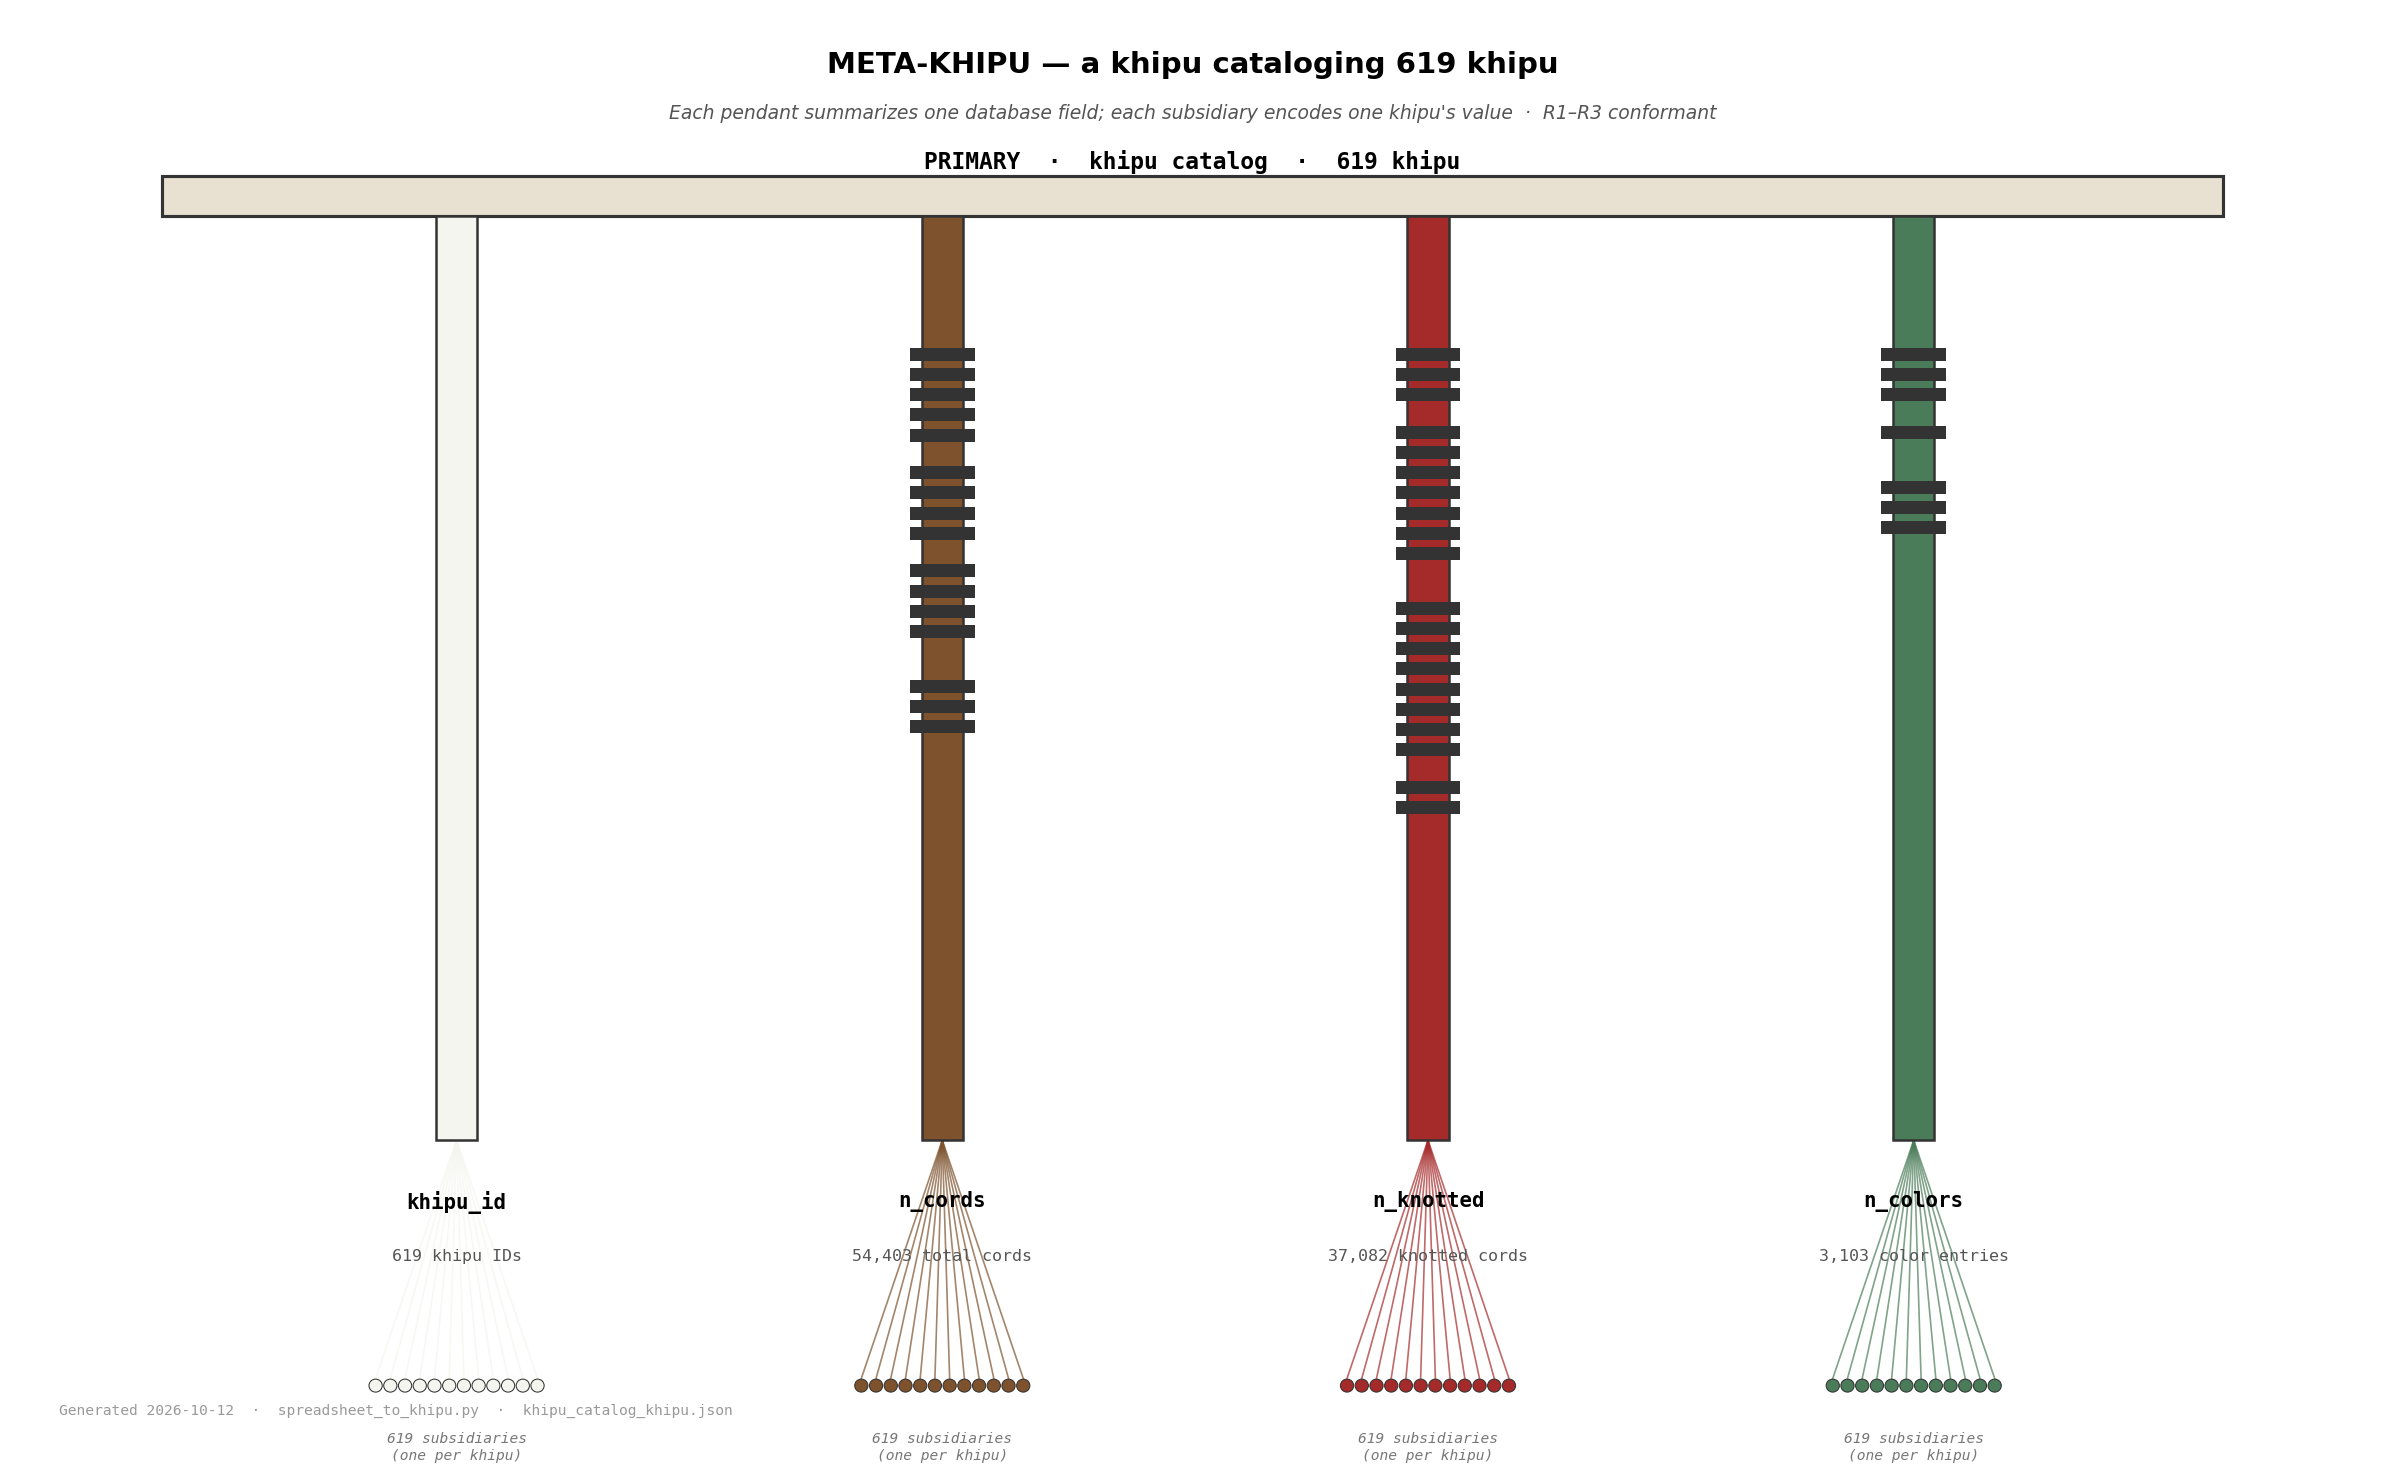

Reproduce this figure in Python.
#!/usr/bin/env python3
"""Diagram of the meta-khipu: a khipu cataloging all 619 khipu in the OKR database."""
import matplotlib
matplotlib.use("Agg")
import matplotlib.pyplot as plt
import matplotlib.patches as patches

fig, ax = plt.subplots(figsize=(16, 10))
ax.set_xlim(0, 16)
ax.set_ylim(0, 10)
ax.axis("off")

# Colors
PENDANT_COLORS = {"khipu_id": "#f5f5f0", "n_cords": "#7d522d",
                  "n_knotted": "#a52a2a", "n_colors": "#4a7c59"}
EDGE = "#333333"

# Primary cord (horizontal, top)
ax.add_patch(patches.Rectangle((1, 8.6), 14, 0.28, facecolor="#e8e0d0",
                               edgecolor=EDGE, linewidth=1.5, zorder=2))
ax.text(8, 8.98, "PRIMARY  ·  khipu catalog  ·  619 khipu", ha="center", va="center",
        fontsize=11, fontweight="bold", family="monospace")

pendants = [
    ("khipu_id", "619 khipu IDs", None),
    ("n_cords", "54,403 total cords", "54,403"),
    ("n_knotted", "37,082 knotted cords", "37,082"),
    ("n_colors", "3,103 color entries", "3,103"),
]

x_positions = [3.0, 6.3, 9.6, 12.9]

for i, (key, label, total) in enumerate(pendants):
    x = x_positions[i]
    col = PENDANT_COLORS[key]
    # Pendant cord (vertical)
    ax.add_patch(patches.Rectangle((x - 0.14, 2.2), 0.28, 6.4,
                                   facecolor=col, edgecolor=EDGE, linewidth=1.2, zorder=2))
    # Label
    ax.text(x, 1.85, key, ha="center", va="top", fontsize=10,
            fontweight="bold", family="monospace")
    ax.text(x, 1.45, label, ha="center", va="top", fontsize=8,
            family="monospace", color="#555")
    # Knot cluster on pendant (summary value) — stacked rectangles
    if total:
        digits = total.replace(",", "")
        ky = 7.6
        for d in digits:
            n = int(d)
            # draw n small knot ticks
            for t in range(n):
                ax.add_patch(patches.Rectangle((x - 0.22, ky), 0.44, 0.09,
                                               facecolor=EDGE, zorder=3))
                ky -= 0.14
            ky -= 0.12  # gap between digit positions

    # Subsidiaries: show first 12 as thin lines fanning out, then ellipsis
    n_show = 12
    for s in range(n_show):
        sx = x - 0.55 + s * 0.1
        ax.plot([x, sx], [2.2, 0.55], color=col, linewidth=0.8,
                alpha=0.7, zorder=1)
        ax.add_patch(patches.Circle((sx, 0.5), 0.045, facecolor=col,
                                    edgecolor=EDGE, linewidth=0.5, zorder=2))
    ax.text(x, 0.18, "619 subsidiaries\n(one per khipu)", ha="center", va="top",
            fontsize=7, family="monospace", color="#777", style="italic")

# Title and annotations
ax.text(8, 9.6, "META-KHIPU — a khipu cataloging 619 khipu", ha="center",
        fontsize=14, fontweight="bold")
ax.text(8, 9.28, "Each pendant summarizes one database field; each subsidiary encodes one khipu's value  ·  R1–R3 conformant",
        ha="center", fontsize=9, color="#555", style="italic")

# Legend
ax.text(0.3, 0.3, "Generated 2026-10-12  ·  spreadsheet_to_khipu.py  ·  khipu_catalog_khipu.json",
        fontsize=7, color="#999", family="monospace")

plt.tight_layout()
out = "/home/hatch/workspace/quipu-analysis/meta_khipu_diagram.png"
plt.savefig(out, dpi=150, bbox_inches="tight")
print(f"Wrote {out}")
